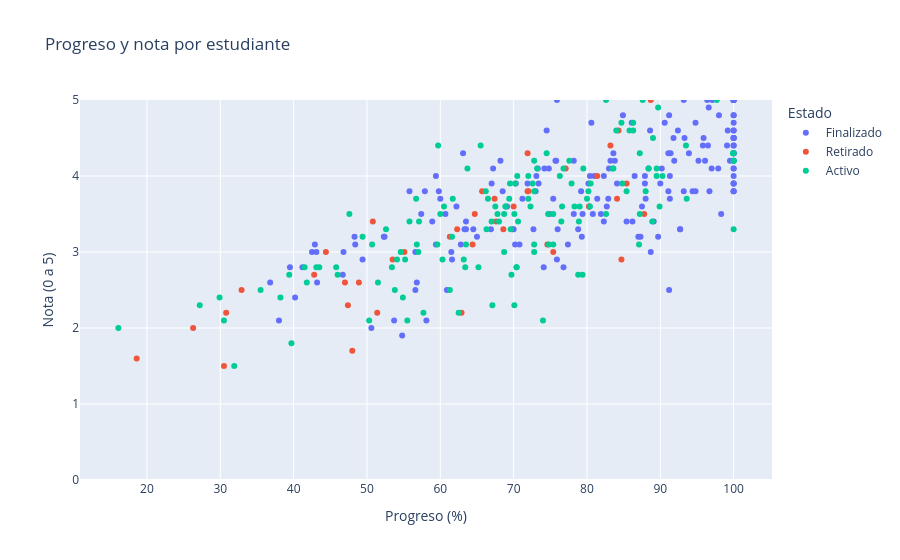

The code cell stored with this chart in its notebook:
### Markdown cell above
### Reporte interactivo con Plotly
El HTML autocontenido queda en `graficos/reporte_interactivo.html`; puede abrirse directamente en un navegador.

### Code cell
fig = px.scatter(df, x='progreso', y='nota', color='estado',
                 hover_data=['nombre', 'curso', 'modalidad'],
                 title='Progreso y nota por estudiante',
                 labels={'progreso': 'Progreso (%)', 'nota': 'Nota (0 a 5)', 'estado': 'Estado'})
fig.update_yaxes(range=[0, 5])
ruta_html = GRAFICOS / 'reporte_interactivo.html'
fig.write_html(ruta_html, include_plotlyjs=True)
print(f'Reporte interactivo guardado en: {ruta_html}')
fig.show()

### Figure 1 — Plotly figure (JSON) as saved in the notebook; plotly's stock layout.template omitted (floating-point values rounded to 4 significant figures; data arrays with more than 128 entries replaced by an {"elided": "..."} marker saying what was removed)
{"data": [{"customdata": {"elided": "184x3 str values"}, "hovertemplate": "Estado=Finalizado<br>Progreso (%)=%{x}<br>Nota (0 a 5)=%{y}<br>nombre=%{customdata[0]}<br>curso=%{customdata[1]}<br>modalidad=%{customdata[2]}<extra></extra>", "legendgroup": "Finalizado", "marker": {"color": "#636efa", "symbol": "circle"}, "mode": "markers", "name": "Finalizado", "orientation": "v", "showlegend": true, "type": "scatter", "x": {"elided": "184 float values"}, "xaxis": "x", "y": {"elided": "184 float values"}, "yaxis": "y"}, {"customdata": [["Diego Cano", "Análisis con pandas", "Virtual"], ["Luis López", "Fundamentos de redes", "Presencial"], ["Ana Urrutia", "Visualización de datos", "Híbrida"], ["Laura Betancur", "SQL para análisis", "Virtual"], ["María Betancur", "Excel para analítica", "Presencial"], ["María Meza", "Introducción a IA", "Virtual"], ["Luis Rojas", "Fundamentos de redes", "Presencial"], ["Samuel Giraldo", "Diseño de interfaces", "Híbrida"], ["Andrés Giraldo", "Ciberseguridad inicial", "Virtual"], ["Mateo Sánchez", "Python básico", "Presencial"], ["Juan Montoya", "Python básico", "Presencial"], ["Camila Ruiz", "Excel para analítica", "Presencial"], ["Camila Montoya", "Python básico", "Presencial"], ["Carlos García", "Análisis con pandas", "Virtual"], ["Laura Meza", "SQL para análisis", "Virtual"], ["Luis Giraldo", "Introducción a IA", "Virtual"], ["María Cano", "Python básico", "Presencial"], ["Ana Ruiz", "Experiencia de usuario", "Virtual"], ["Sofía Urrutia", "Visualización de datos", "Híbrida"], ["Diego Cardona", "Fundamentos de redes", "Presencial"], ["Sofía Rojas", "Python básico", "Presencial"], ["Ana López", "SQL para análisis", "Virtual"], ["Valentina Montoya", "Análisis con pandas", "Virtual"], ["Samuel Giraldo", "Excel para analítica", "Presencial"], ["Samuel García", "Fundamentos de redes", "Presencial"], ["Nataly Montoya", "Desarrollo web con Flask", "Presencial"], ["María Cano", "Experiencia de usuario", "Virtual"], ["Luis Sánchez", "Visualización de datos", "Híbrida"], ["Ana Betancur", "Experiencia de usuario", "Virtual"], ["Mateo Sánchez", "Visualización de datos", "Híbrida"], ["Andrés Betancur", "Python básico", "Presencial"], ["Valentina Betancur", "Experiencia de usuario", "Virtual"], ["Samuel López", "Desarrollo web con Flask", "Presencial"], ["Valentina Ruiz", "Visualización de datos", "Híbrida"], ["Mateo Urrutia", "Desarrollo web con Flask", "Presencial"], ["Ana Cardona", "Visualización de datos", "Híbrida"], ["Nataly Meza", "Fundamentos de redes", "Presencial"], ["Samuel Sánchez", "Visualización de datos", "Híbrida"], ["Laura Meza", "SQL para análisis", "Virtual"], ["Ana Ruiz", "SQL para análisis", "Virtual"], ["Valentina Montoya", "Visualización de datos", "Híbrida"]], "hovertemplate": "Estado=Retirado<br>Progreso (%)=%{x}<br>Nota (0 a 5)=%{y}<br>nombre=%{customdata[0]}<br>curso=%{customdata[1]}<br>modalidad=%{customdata[2]}<extra></extra>", "legendgroup": "Retirado", "marker": {"color": "#EF553B", "symbol": "circle"}, "mode": "markers", "name": "Retirado", "orientation": "v", "showlegend": true, "type": "scatter", "x": [42.8, 26.3, 47.0, 64.7, 53.5, 67.6, 84.3, 65.7, 48.9, 32.9, 87.8, 62.3, 68.6, 85.4, 77.1, 55.1, 48.0, 84.7, 80.3, 72.0, 64.4, 74.6, 71.9, 51.4, 30.5, 80.3, 71.9, 88.7, 67.4, 84.1, 83.2, 50.8, 47.4, 62.9, 61.3, 30.8, 75.4, 44.4, 81.4, 18.6, 70.0], "xaxis": "x", "y": [2.7, 2.0, 2.6, 3.5, 2.9, 3.4, 4.6, 3.8, 2.6, 2.5, 3.5, 3.3, 3.3, 3.9, 4.1, 3.0, 1.7, 2.9, 3.6, 3.8, 3.1, 3.1, 3.8, 2.2, 1.5, 3.6, 4.3, 5.0, 3.7, 3.7, 4.4, 3.4, 2.3, 2.2, 3.2, 2.2, 3.0, 3.0, 4.0, 1.6, 3.6], "yaxis": "y"}, {"customdata": {"elided": "135x3 str values"}, "hovertemplate": "Estado=Activo<br>Progreso (%)=%{x}<br>Nota (0 a 5)=%{y}<br>nombre=%{customdata[0]}<br>curso=%{customdata[1]}<br>modalidad=%{customdata[2]}<extra></extra>", "legendgroup": "Activo", "marker": {"color": "#00cc96", "symbol": "circle"}, "mode": "markers", "name": "Activo", "orientation": "v", "showlegend": true, "type": "scatter", "x": {"elided": "135 float values"}, "xaxis": "x", "y": {"elided": "135 float values"}, "yaxis": "y"}], "layout": {"legend": {"title": {"text": "Estado"}, "tracegroupgap": 0}, "title": {"text": "Progreso y nota por estudiante"}, "xaxis": {"anchor": "y", "domain": [0, 1], "title": {"text": "Progreso (%)"}}, "yaxis": {"anchor": "x", "domain": [0, 1], "range": [0, 5], "title": {"text": "Nota (0 a 5)"}}}}
